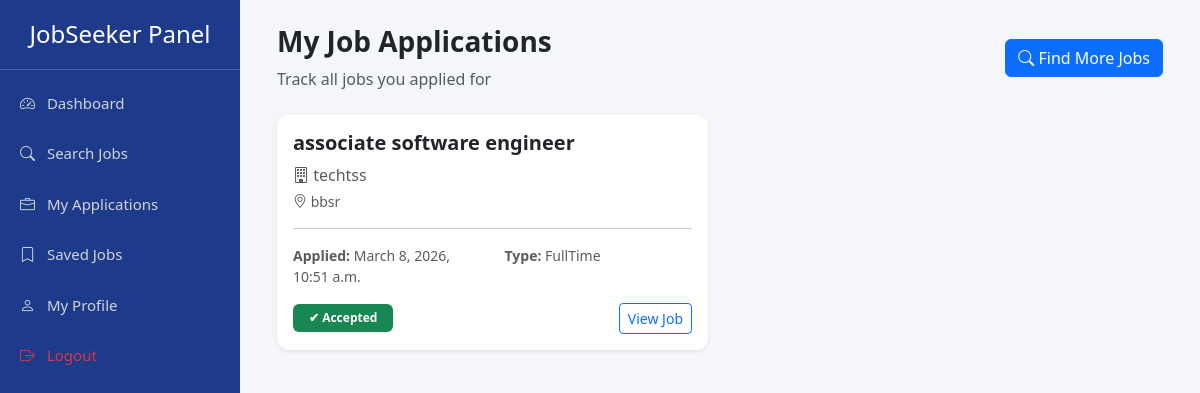
Page /job/jobseeker_applications/ (signed in) on the committed database.
### Job/models.py (models this page shows, shortened)
class JobApplication(models.Model):
    STATUS_CHOICE=[
        ('pending','Pending'),
        ('accepted','Accepted'),
        ('rejected','Rejected'),
    ]
    job=models.ForeignKey(PostJob,on_delete=models.CASCADE)
    applicant=models.ForeignKey(Register_master,on_delete=models.CASCADE)
    applied_date=models.DateTimeField(auto_now_add=True)
    status=models.CharField(max_length=30,choices=STATUS_CHOICE,default="Pending")

### Employer/models.py (models this page shows, shortened)
class PostJob(models.Model):
    Choice=(
        ("FullTime",'Fultime'),
        ("PartTime",'Part-tiem'),
        ("Contract",'Contract'),
        ("Internship",'Internship')
    )
    employee=models.ForeignKey(Emp_profile_update,on_delete=models.CASCADE)
    Job_name=models.CharField(max_length=30)
    Job_Type=models.CharField(max_length=30,choices=Choice)
    Job_Skill=models.CharField(max_length=30)
    Experience=models.IntegerField()
    Qualification=models.CharField(max_length=30)
    Location=models.CharField(max_length=30)
    vacancies=models.CharField(max_length=30)
    opening_date=models.DateField()
    closing_date=models.DateField()

class Emp_profile_update(models.Model):
    email=models.ForeignKey(Register_master,on_delete=models.CASCADE)
    empid=models.CharField(max_length=100,unique=True)
    Designation=models.CharField(max_length=30)
    job_profile=models.CharField(max_length=100)
    company_Name=models.CharField(max_length=40)
    company_details=models.TextField()
    company_address=models.TextField()
    company_website=models.URLField()

### Job/views.py (the view)
# urls.py: path('jobseeker_applications/',jobseekeer_applications,name="jobseeker_applications"),
def jobseekeer_applications(request):
    email=request.session.get("email")
    if not email:
        return redirect("login")
    user=get_object_or_404(Register_master,email=email)
    applications=JobApplication.objects.filter(applicant=user)
    return render(request,"jobseeker_applications.html",{"applications":applications})

### Job/templates/jobseeker_applications.html (shortened to what this page needs)
{% extends "jobseeker_base.html" %}
{% load static %}
{% block content %}
<div class="container-fluid">
<div class="d-flex justify-content-between align-items-center mb-4">
<div>
<h3 class="fw-bold">My Job Applications</h3>
<p class="text-muted mb-0">Track all jobs you applied for</p>
</div>
<a href="{% url 'applyjob_list' %}" class="btn btn-primary">
<i class="bi bi-search"></i> Find More Jobs
</a>
</div>
<div class="row g-4">
{% for app in applications %}
<div class="col-md-6">
<div class="card job-card shadow-sm border-0">
<div class="card-body">
<h5 class="fw-bold mb-2">
{{ app.job.Job_name }}
</h5>
<p class="text-muted mb-1">
<i class="bi bi-building"></i>
{{ app.job.employee.company_Name }}
</p>
<p class="text-muted small mb-2">
<i class="bi bi-geo-alt"></i>
{{ app.job.Location }}
</p>
<hr>
<div class="row small text-muted mb-3">
<div class="col-6">
<b>Applied:</b> {{ app.applied_date }}
</div>
<div class="col-6">
<b>Type:</b> {{ app.job.Job_Type }}
</div>
</div>
<div class="d-flex justify-content-between align-items-center">
{% if app.status == "Pending" %}
<span class="badge bg-warning text-dark px-3 py-2">
⏳ Pending
</span>
{% elif app.status == "Accepted" %}
<span class="badge bg-success px-3 py-2">
✔ Accepted
</span>
{% elif app.status == "Rejected" %}
<span class="badge bg-danger px-3 py-2">
✖ Rejected
</span>
{% endif %}
<a href="{% url 'job_detail' app.job.id %}" class="btn btn-outline-primary btn-sm">
View Job
</a>
</div>
</div>
</div>
</div>
{% endfor %}
</div>
</div>
{% endblock %}

### Accounts/templates/jobseeker_base.html (style rules this page uses)
body { background:#f4f6f9; margin:0; font-family:system-ui; overflow-x:hidden; }

### Job/templates/jobseeker_applications.html (style rules this page uses)
.job-card { border-radius:12px; transition:0.3s; }

### rows in the picture
JobApplication: job.Job_name "associate software engineer", job.employee.company_Name "techtss", job.Location "bbsr", applied_date "March 8, 2026, 10:51 a.m.", job.Job_Type "FullTime", status "✔ Accepted"
